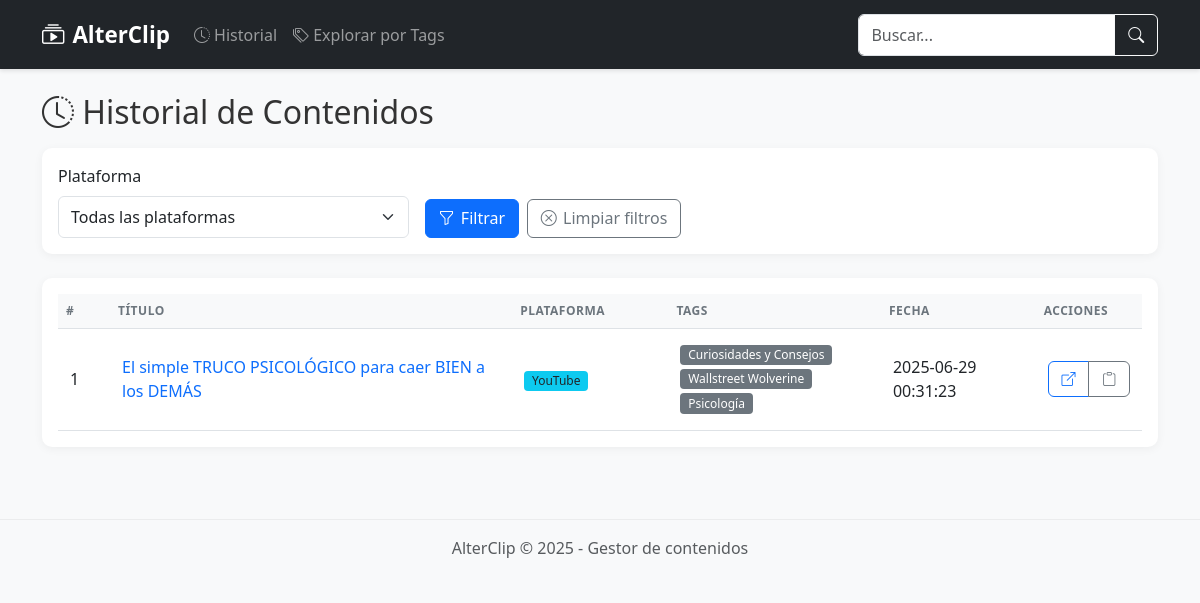
The page /?tag=Psicología on the database its author committed.
### tables this page shows
CREATE TABLE streaming_history (
                    id INTEGER PRIMARY KEY AUTOINCREMENT,
                    url TEXT NOT NULL,
                    title TEXT,
                    platform TEXT,
                    timestamp DATETIME DEFAULT CURRENT_TIMESTAMP
                , visto INTEGER DEFAULT 0);

CREATE TABLE tags (
                    id INTEGER PRIMARY KEY AUTOINCREMENT,
                    name TEXT NOT NULL,
                    description TEXT,
                    UNIQUE(name)
                );

### app.py (the view)
@app.route('/')
def index():
    search = request.args.get('search', '')
    tag = request.args.get('tag')
    platform = request.args.get('platform')
    history = get_streaming_history(search=search, tag=tag, platform=platform)
    tags = get_tags()
    platforms = get_platforms()
    return render_template('index.html',
                         history=history,
                         tags=tags,
                         platforms=platforms,
                         current_search=search,
                         current_tag=tag,
                         current_platform=platform)

### app.py (called while the page is built)
@app.context_processor
def inject_now():
    return {'now': datetime.now()}

def get_db_path() -> Path:
    db_path = Path(__file__).parent / "data" / "streaming_history.db"
    db_path.parent.mkdir(parents=True, exist_ok=True)
    return db_path

def get_connection():
    return sqlite3.connect(get_db_path())

def get_platforms():
    conn = get_connection()
    cursor = conn.cursor()
    cursor.execute("SELECT DISTINCT platform FROM streaming_history WHERE platform IS NOT NULL ORDER BY platform")
    platforms = [row[0] for row in cursor.fetchall()]
    conn.close()
    return platforms

### templates/index.html (shortened to what this page needs)
{% extends "base.html" %}
{% block content %}
<div class="row mb-4">
    <div class="col-12">
        <h2 class="mb-3">
            <i class="bi bi-clock-history"></i> Historial de Contenidos
        </h2>
        <div class="card mb-4">
            <div class="card-body">
                <form id="filterForm" class="row g-3">
                    <div class="col-md-4">
                        <label for="platformFilter" class="form-label">Plataforma</label>
                        <select class="form-select" id="platformFilter" name="platform">
                            <option value="">Todas las plataformas</option>
                        </select>
                    </div>
                    <div class="col-md-8 d-flex align-items-end">
                        <button type="submit" class="btn btn-primary me-2">
                            <i class="bi bi-funnel"></i> Filtrar
                        </button>
                        {% if current_tag or current_platform or current_search %}
                            <a href="{{ url_for('index') }}" class="btn btn-outline-secondary">
                                <i class="bi bi-x-circle"></i> Limpiar filtros
                            </a>
                        {% endif %}
                    </div>
                </form>
            </div>
        </div>
        <div class="card">
            <div class="card-body">
                {% if history %}
                    <div class="table-responsive">
                        <table class="table table-hover">
                            <thead>
                                <tr>
                                    <th style="width: 5%;">#</th>
                                    <th style="width: 40%;">Título</th>
                                    <th style="width: 15%;">Plataforma</th>
                                    <th style="width: 20%;">Tags</th>
                                    <th style="width: 15%;">Fecha</th>
                                    <th style="width: 5%;">Acciones</th>
                                </tr>
                            </thead>
                            <tbody>
                                {% for item in history %}
                                    <tr class="{% if item.visto == 0 %}table-warning{% endif %}">
                                        <td>{{ loop.index }}</td>
                                        <td>
                                            <a href="{{ item.url }}"
                                               class="text-decoration-none"
                                               data-url-id="{{ item.id }}">
                                                {{ item.title|truncate(60) }}
                                            </a>
                                        </td>
                                        <td>
                                            {% if item.platform %}
                                                <span class="badge bg-info text-dark">
                                                    {{ item.platform }}
                                                </span>
                                            {% else %}
                                                <span class="text-muted">-</span>
                                            {% endif %}
                                        </td>
                                        <td>
                                            {% if item.tags %}
                                                <div class="d-flex flex-wrap gap-1">
                                                    {% for tag in item.tags %}
                                                        <a href="{{ url_for('index', tag=tag) }}" class="badge bg-secondary text-decoration-none">
                                                            {{ tag }}
                                                        </a>
                                                    {% endfor %}
                                                </div>
                                            {% else %}
                                                <span class="text-muted">Sin etiquetas</span>
                                            {% endif %}
                                        </td>
                                        <td>
                                            {% if item.timestamp %}
                                                {{ item.timestamp.split('T')[0] }}
                                            {% else %}
                                                <span class="text-muted">-</span>
                                            {% endif %}
                                        </td>
                                        <td>
                                            <div class="btn-group btn-group-sm" role="group">
                                                <a href="{{ item.url }}" target="_blank" class="btn btn-outline-primary"
                                                   data-bs-toggle="tooltip" data-bs-placement="top" title="Abrir enlace">
                                                    <i class="bi bi-box-arrow-up-right"></i>
                                                </a>
                                                <button class="btn btn-outline-secondary copy-btn"
                                                        data-url="{{ item.url }}"
                                                        data-bs-toggle="tooltip" data-bs-placement="top" title="Copiar enlace">
                                                    <i class="bi bi-clipboard"></i>
                                                </button>
                                            </div>
                                        </td>
                                    </tr>
                                {% endfor %}
                            </tbody>
                        </table>
                    </div>
                {% endif %}
            </div>
        </div>
    </div>
</div>
{% endblock %}

### static/css/style.css (style rules this page uses)
body { background-color: #f8f9fa; color: #333; font-family: 'Segoe UI', Tahoma, Geneva, Verdana, sans-serif; }
.card { border: none; border-radius: 10px; box-shadow: 0 2px 10px rgba(0, 0, 0, 0.05); margin-bottom: 1.5rem; overflow: hidden; }
.table { margin-bottom: 0; }
.table th { font-weight: 600; border-top: none; text-transform: uppercase; font-size: 0.75rem; letter-spacing: 0.5px; color: #6c757d; background-color: #f8f9fa; }
.table td { vertical-align: middle; padding: 1rem 0.75rem; }
.badge { font-weight: 500; padding: 0.35em 0.65em; border-radius: 4px; }
.btn { display: inline-flex; align-items: center; gap: 0.4rem; font-weight: 500; padding: 0.4rem 0.8rem; border-radius: 6px; transition: all 0.2s ease; }
a { color: #0d6efd; text-decoration: none; transition: color 0.2s ease; }
.form-control, .form-select { border-radius: 6px; padding: 0.5rem 0.75rem; border: 1px solid #dee2e6; transition: border-color 0.15s ease-in-out, box-shadow 0.15s ease-in-out; }

### rows shown on the page
streaming_history: title "El simple TRUCO PSICOLÓGICO para caer BIEN a los DEMÁS", platform "YouTube", timestamp "2025-06-29 00:31:23"
tags: name "Curiosidades y Consejos"
tags: name "Wallstreet Wolverine"
tags: name "Psicología"
